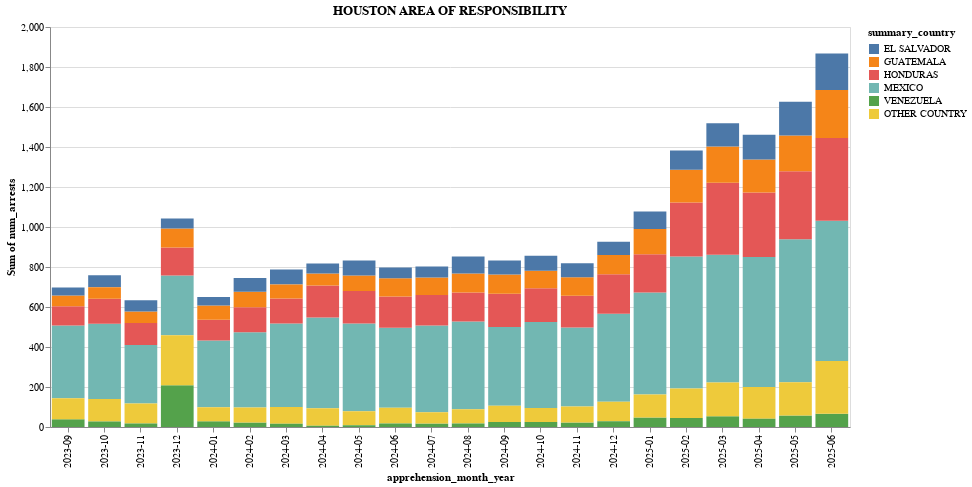

This figure's notebook cell:
### Code cell
plot_area_chart(arrests_df, 'HOUSTON AREA OF RESPONSIBILITY', top_countries_overall(5))

### Figure 1 — Vega-Lite specification as saved in the notebook (floating-point values rounded to 4 significant figures; data arrays with more than 128 entries replaced by an {"elided": "..."} marker saying what was removed)
{"config": {"view": {"continuousWidth": 300, "continuousHeight": 300}}, "data": {"name": "data-39ee2e696bfc735a73bee82e89a33452"}, "mark": {"type": "bar"}, "encoding": {"color": {"field": "summary_country", "sort": ["EL SALVADOR", "GUATEMALA", "HONDURAS", "MEXICO", "VENEZUELA", "OTHER COUNTRY"], "type": "nominal"}, "x": {"field": "apprehension_month_year", "type": "ordinal"}, "y": {"aggregate": "sum", "field": "num_arrests", "type": "quantitative"}}, "height": 400, "title": "HOUSTON AREA OF RESPONSIBILITY", "width": 800, "$schema": "https://vega.github.io/schema/vega-lite/v5.20.1.json", "datasets": {"data-39ee2e696bfc735a73bee82e89a33452": {"elided": "611 records"}}}
